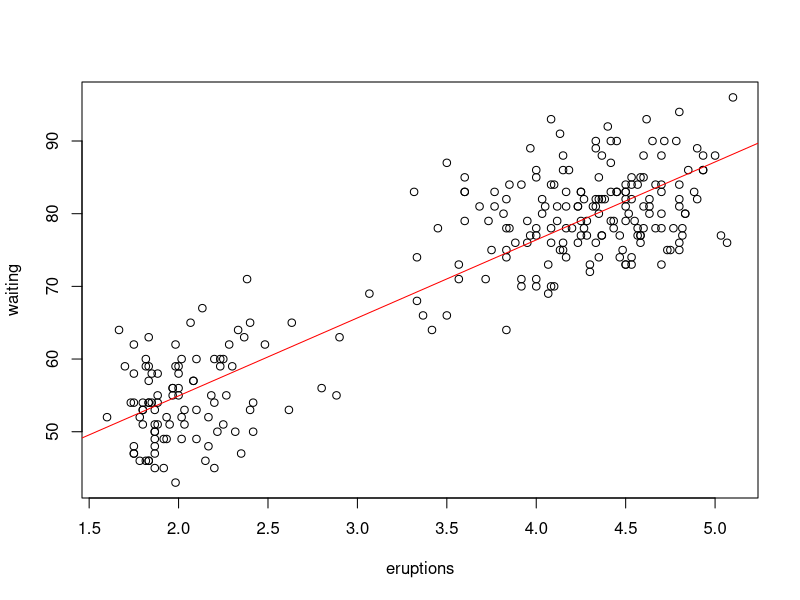
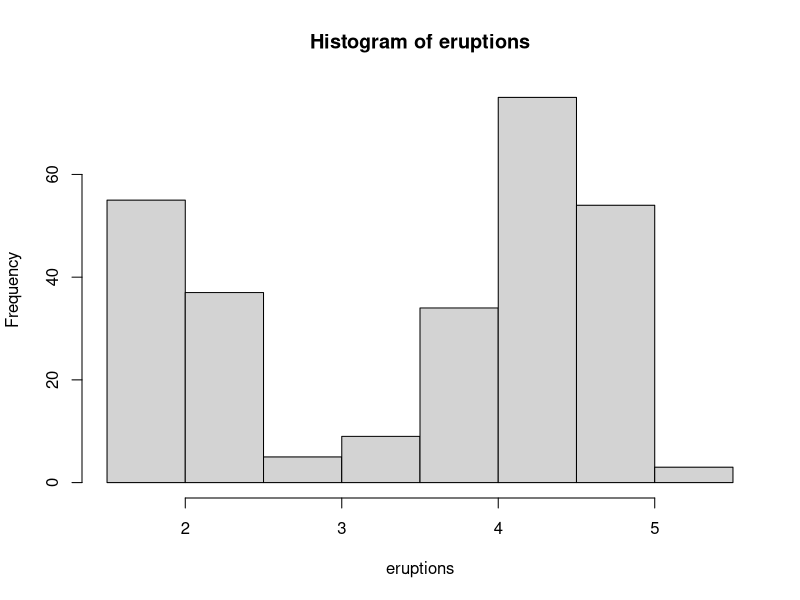
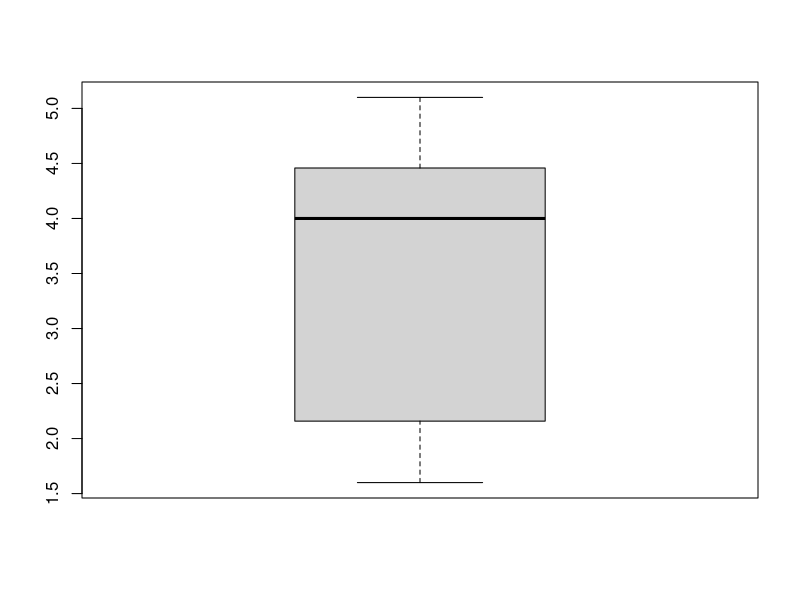
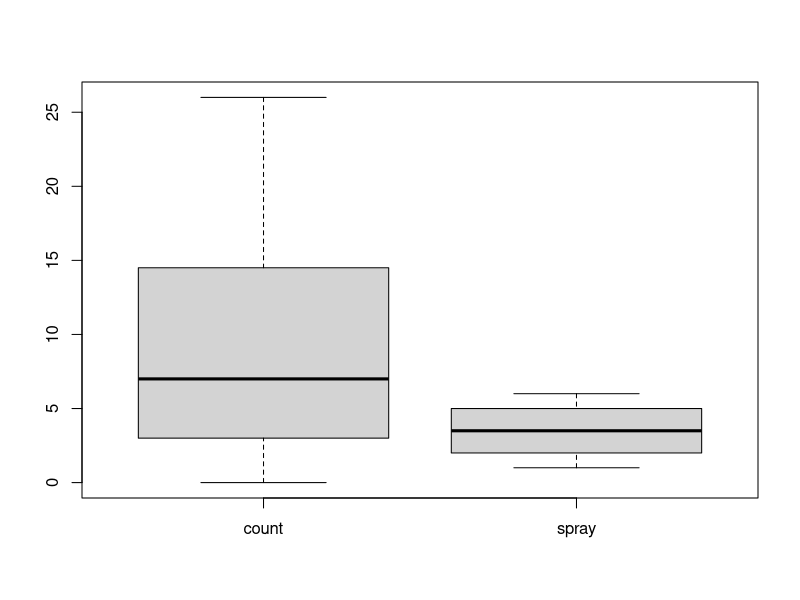
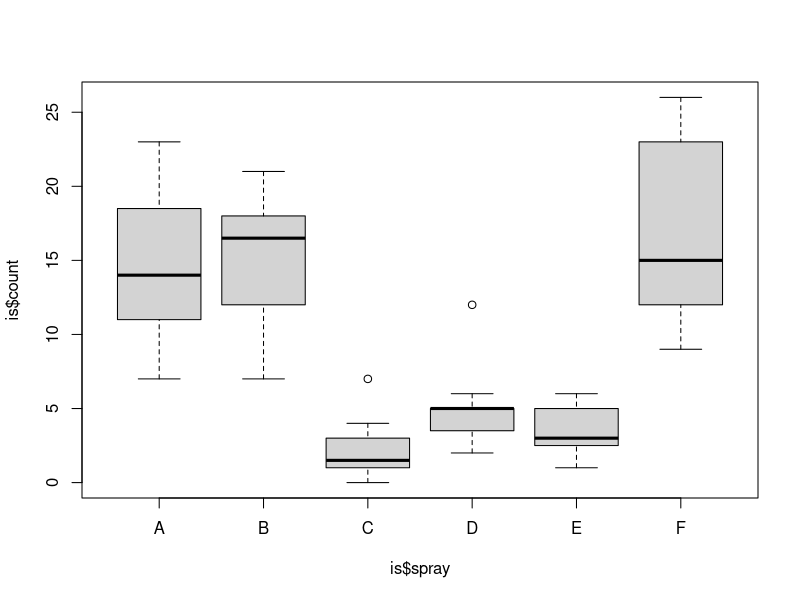

The R script that drew these images, in order:
f1 = faithful
str(f1)
mean(f1$eruptions)
median(f1$eruptions)
quantile(f1$eruptions)
quantile(f1$eruptions,c(.32,.57,.98))
range(f1$eruptions)
attach(f1)
IQR(eruptions)
sd(eruptions)
(sd(eruptions))^2
var(eruptions)
library(fBasics)
skewness(eruptions)
kurtosis(eruptions)
stem(eruptions)
plot(eruptions,waiting)
abline(lm(waiting~eruptions), col="red")
hist(eruptions)
boxplot(eruptions)
is = InsectSprays
boxplot(is)
boxplot(is$count~is$spray)
cov(eruptions,waiting)
cor(eruptions,waiting)
